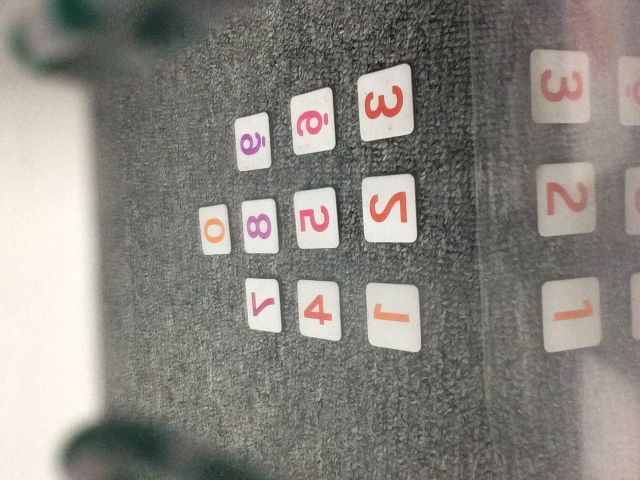
//> input picture resource/ma_so.jpg, 1280 x 960 px (shown at 1/2 size)
$ ./detect_number_card resource/ma_so.jpg   (built with g++ and OpenCV 4)
//> lines starting //> are read from the running program, lines starting //| are printed output that depends on the picture; after the words box and inside, x2 and y2 are one past the last pixel; in counts of white or black regions, pixels touching at a corner belong together
#include <opencv2/highgui.hpp>
#include <opencv2/imgproc.hpp>


using namespace std;;
using namespace cv;


int main ( int argc, char** argv )
{
    Mat img = imread(string(argv[1]));
//> img is the input picture: 960 rows x 1280 cols, CV_8UC3; mean B, G, R 127.4, 133.4, 136.9
    resize( img, img, Size(), 0.5, 0.5 );
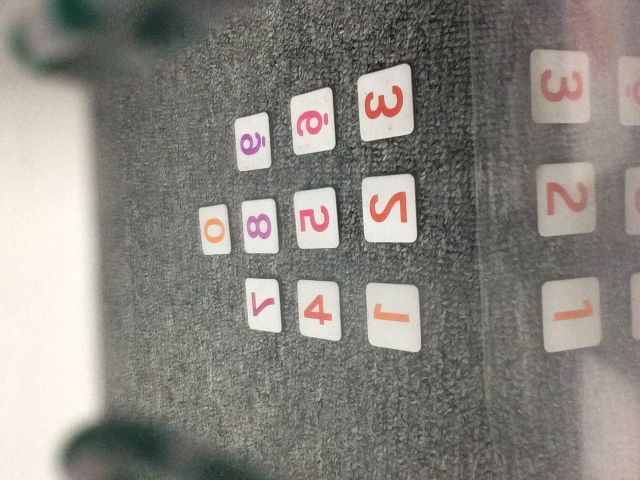
//> img: 480 rows x 640 cols, CV_8UC3; mean B, G, R 127.5, 133.5, 137

    Mat img_mdB;
    medianBlur( img, img_mdB, 1 );
    cvtColor( img_mdB, img_mdB, COLOR_BGR2GRAY );
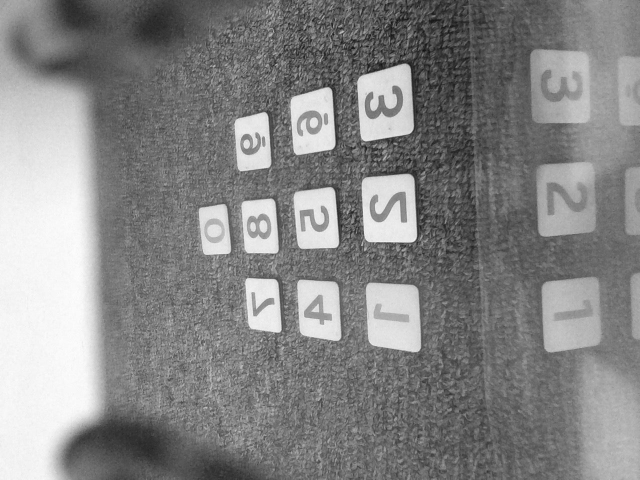
//> img_mdB: 480 rows x 640 cols, CV_8UC1; min 17, max 254, mean 133.9

    Mat img_rs, img_rs1;
    adaptiveThreshold( img_mdB, img_rs, 255, ADAPTIVE_THRESH_MEAN_C, THRESH_BINARY, 5, 1 );
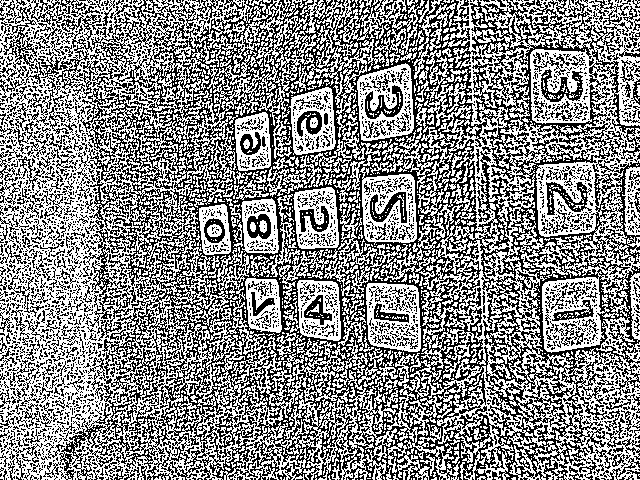
//> img_rs: 480 rows x 640 cols, CV_8UC1; 54.4% white; black in thin lines or dots
    adaptiveThreshold( img_mdB, img_rs1, 255, ADAPTIVE_THRESH_MEAN_C, THRESH_BINARY, 15, 1 );
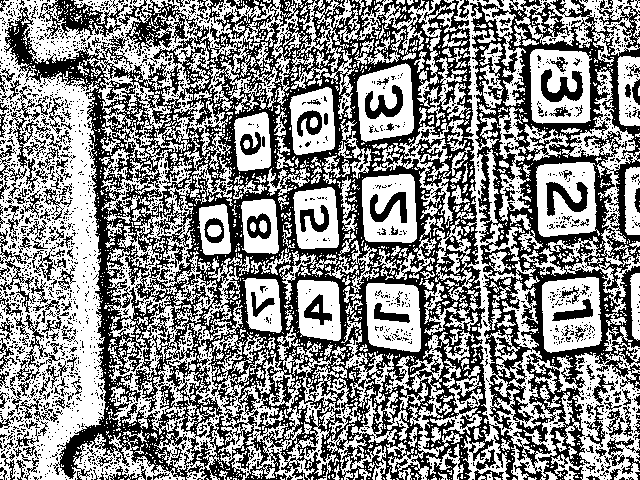
//> img_rs1: 480 rows x 640 cols, CV_8UC1; 53.8% white; 2346 black regions (2142 under 20 px), largest, box (x1, y1, x2, y2) and area: (4, 0, 640, 480) 114863, (38, 0, 128, 39) 1405, (541, 69, 583, 102) 729

    vector<cv::Vec4i> hierarchy;
    Mat img2;
//> (the run ends here: the program stops with an error, at `findContours( img, img2, hierarchy, RETR_TREE, CHAIN_APPROX_SIMPLE );`)
